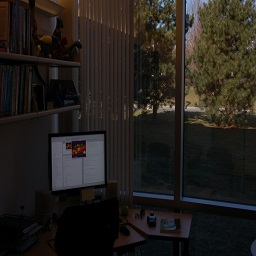
%> input picture DIP/Assignment1/Images/office.jpg, 256 x 256 px
$ octave Question2_HistogramMatching.m   (GNU Octave 9; MATLAB toolbox functions it lacks are replaced by stand-ins)
%> lines starting %> are read from the running program, lines starting %| are printed output that depends on the picture
clear;
clc;

sImgPath='D:\MS CSE\Assignments\DIP\assignment1\assigment1\office.jpg';
sImg=imread(sImgPath);
%> sImg is the input picture: size 256x256x3 uint8; mean R, G, B 35.5, 31.6, 27.3
sImg=rgb2gray(sImg);
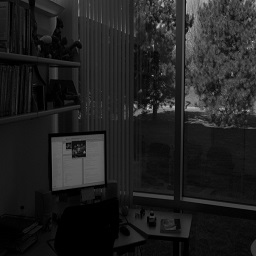
%> sImg: size 256x256 uint8; min 0, max 207, mean 32.2
[i,j]=size(sImg);
%> i = 256; j = 256

%    compute Histogram for orignal image
 Hist=double(zeros(256,1));
   for p=1:i
       for q=1:j
           Hist(sImg(p,q)+1)=Hist(sImg(p,q)+1)+1;
       end
   end
%> after the loop, Hist = 256 values, max 3520 at index 1, min 0 at index 173, mean 256

%   compute PDF for original image
   pHist=Hist;
%> pHist has the same summary as Hist
   pHist(:)=pHist(:)/(i*j);
%   Compute cdf for original image
   cdf=double(zeros(256,1));

   for p=1:256
       cdf(p)=sum(pHist(1:p));
   end
%> after the loop, cdf = 256 values from 0.0537 to 1


% Generating Histogram and CDF for Ramp and Step
HistRamp=double(ones(256,1));
cdfRamp=double(ones(256,1));

for m=1:256
    HistRamp(m)=m;
end
HistRamp =HistRamp/sum(HistRamp(1:256));

for m=1:256
    cdfRamp(m)=sum(HistRamp(1:m));
end


HistStep=double(ones(256,1));
cdfStep=double(ones(256,1));

HistStep(1:128)=0;
HistStep(128:256)=1;
HistStep =HistStep/sum(HistStep(1:256));


for m=1:256
    cdfStep(m)=sum(HistStep(1:m));
end


   ResultRamp=zeros(i,j);
   ResultStep=zeros(i,j);

% Final Mapping Function
   cdf1=double(zeros(256,1));
   cdf2=double(zeros(256,1));

%    Compute final mapping
   for q=1:256
       [x,ind]=min(abs(cdfRamp-cdf(q)));
       cdf2(q)=ind;
   end
%> this loop made 256 passes
%> (x, ind) on passes 1 to 3: (9.5e-05, 59), (0.000256, 69), (0.000513, 74)
%> after the loop, cdf2 = 256 values from 59 to 256

   for q=1:256
       [x,ind]=min(abs(cdfStep-cdf(q)));
       cdf1(q)=ind;
   end
%> this loop made 256 passes
%> (x, ind) on passes 1 to 3: (0.000553, 134), (0.00385, 137), (0.000402, 138)
%> after the loop, cdf1 = 256 values from 134 to 256

%    Constructing final image from final maping cdf1 cdf2

 for p=1:i
       for q=1:j
          ResultRamp(p,q)=cdf2(sImg(p,q)+1);
       end
 end
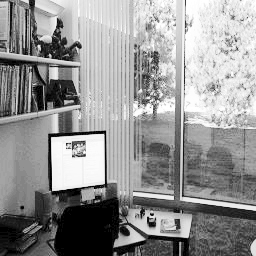
%> ResultRamp: size 256x256 double; min 59, max 256, mean 173.1; drawn with min black and max white

 for p=1:i
       for q=1:j
          ResultStep(p,q)=cdf1(sImg(p,q)+1);
       end
 end
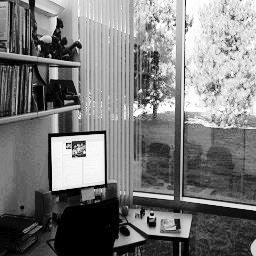
%> ResultStep: size 256x256 double; min 134, max 256, mean 192.6; drawn with min black and max white


 ResultRamp=uint8(ResultRamp);
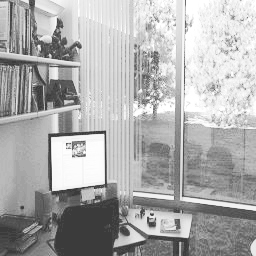
%> ResultRamp: size 256x256 uint8; min 59, max 255, mean 173.1
 ResultStep=uint8(ResultStep);
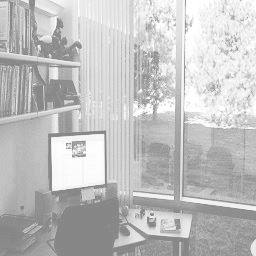
%> ResultStep: size 256x256 uint8; min 134, max 255, mean 192.6


subplot(4,2,1),imshow(sImg),title('Original Image')
subplot(4,2,2),plot(cdf(:,:,1)),title('CDF of Original Image')
subplot(4,2,3),plot(HistRamp),title('Hist Ramp')
subplot(4,2,4),plot(cdfRamp),title('CDF Ramp')
subplot(4,2,5),imshow(ResultStep),title('Histogram Matching with Step function')
subplot(4,2,6),imshow(ResultRamp),title('Histogram matching with Ramp function')
subplot(4,2,7),plot(HistStep),title('Hist Step')
subplot(4,2,8),plot(cdfStep),title('CDF Step')
%> after `title('CDF Step')`:
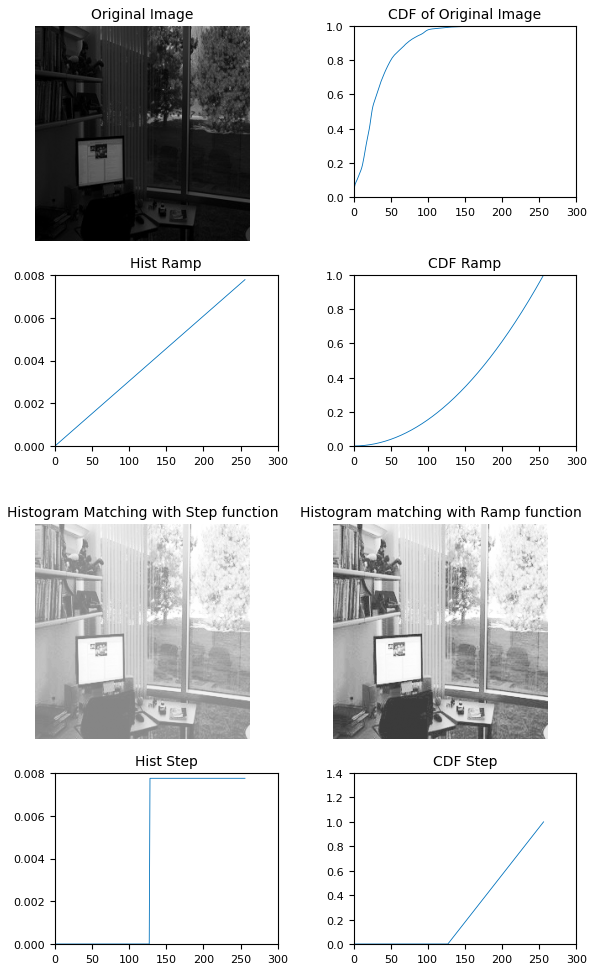
%> figure redrawn from the program's plot data, 8 panels
